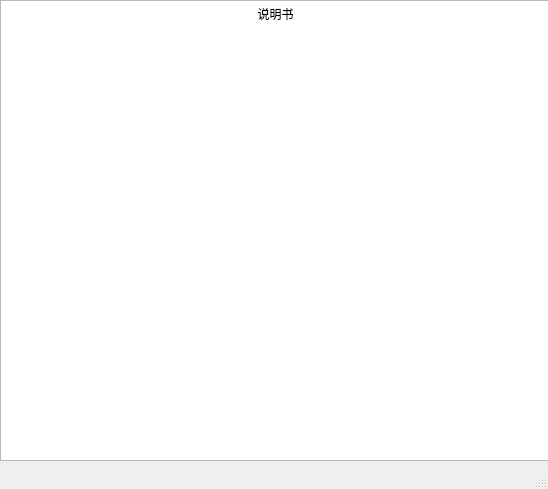
<?xml version="1.0" encoding="UTF-8"?>
<ui version="4.0">
 <class>helpwindow</class>
 <widget class="QMainWindow" name="helpwindow">
  <property name="geometry">
   <rect>
    <x>0</x>
    <y>0</y>
    <width>548</width>
    <height>489</height>
   </rect>
  </property>
  <property name="windowTitle">
   <string>MainWindow</string>
  </property>
  <widget class="QWidget" name="centralwidget">
   <widget class="QTextBrowser" name="textBrowser">
    <property name="geometry">
     <rect>
      <x>0</x>
      <y>0</y>
      <width>551</width>
      <height>461</height>
     </rect>
    </property>
    <property name="html">
     <string>&lt;!DOCTYPE HTML PUBLIC &quot;-//W3C//DTD HTML 4.0//EN&quot; &quot;http://www.w3.org/TR/REC-html40/strict.dtd&quot;&gt;
&lt;html&gt;&lt;head&gt;&lt;meta name=&quot;qrichtext&quot; content=&quot;1&quot; /&gt;&lt;style type=&quot;text/css&quot;&gt;
p, li { white-space: pre-wrap; }
&lt;/style&gt;&lt;/head&gt;&lt;body style=&quot; font-family:'SimSun'; font-size:9pt; font-weight:400; font-style:normal;&quot;&gt;
&lt;p align=&quot;center&quot; style=&quot; margin-top:0px; margin-bottom:0px; margin-left:0px; margin-right:0px; -qt-block-indent:0; text-indent:0px;&quot;&gt;说明书&lt;/p&gt;&lt;/body&gt;&lt;/html&gt;</string>
    </property>
   </widget>
  </widget>
  <widget class="QMenuBar" name="menubar">
   <property name="geometry">
    <rect>
     <x>0</x>
     <y>0</y>
     <width>548</width>
     <height>26</height>
    </rect>
   </property>
  </widget>
  <widget class="QStatusBar" name="statusbar"/>
 </widget>
 <resources/>
 <connections/>
</ui>
